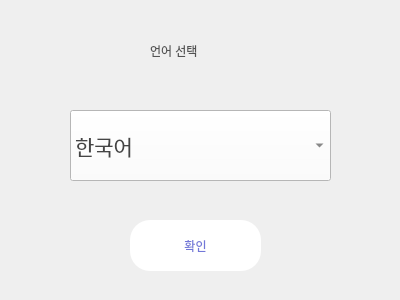
<?xml version="1.0" encoding="UTF-8"?>
<ui version="4.0">
 <class>Form</class>
 <widget class="QWidget" name="Form">
  <property name="geometry">
   <rect>
    <x>0</x>
    <y>0</y>
    <width>400</width>
    <height>300</height>
   </rect>
  </property>
  <property name="windowTitle">
   <string>Form</string>
  </property>
  <widget class="QPushButton" name="langCheck">
   <property name="geometry">
    <rect>
     <x>130</x>
     <y>220</y>
     <width>131</width>
     <height>51</height>
    </rect>
   </property>
   <property name="styleSheet">
    <string notr="true">font: 12pt &quot;이순신 돋움체 M&quot;;
border-radius: 20px;
background-color: rgb(255, 255, 255);
color:  rgb(114, 119, 216);</string>
   </property>
   <property name="text">
    <string>확인</string>
   </property>
  </widget>
  <widget class="QLabel" name="label">
   <property name="geometry">
    <rect>
     <x>150</x>
     <y>30</y>
     <width>101</width>
     <height>41</height>
    </rect>
   </property>
   <property name="styleSheet">
    <string notr="true">font: 14pt &quot;이순신 돋움체 M&quot;;
color: rgb(83, 83, 83);</string>
   </property>
   <property name="text">
    <string>언어 선택</string>
   </property>
  </widget>
  <widget class="QComboBox" name="selectLang">
   <property name="geometry">
    <rect>
     <x>70</x>
     <y>110</y>
     <width>261</width>
     <height>71</height>
    </rect>
   </property>
   <property name="layoutDirection">
    <enum>Qt::LeftToRight</enum>
   </property>
   <property name="styleSheet">
    <string notr="true">font: 16pt;

background-color: rgb(255, 255, 255);
color: rgb(69, 69, 69);</string>
   </property>
   <item>
    <property name="text">
     <string>한국어</string>
    </property>
   </item>
   <item>
    <property name="text">
     <string>영어</string>
    </property>
   </item>
   <item>
    <property name="text">
     <string>일본어</string>
    </property>
   </item>
   <item>
    <property name="text">
     <string>중국어-간체</string>
    </property>
   </item>
   <item>
    <property name="text">
     <string>중국어-번체</string>
    </property>
   </item>
   <item>
    <property name="text">
     <string>베트남어</string>
    </property>
   </item>
   <item>
    <property name="text">
     <string>인도네시아어</string>
    </property>
   </item>
   <item>
    <property name="text">
     <string>태국어</string>
    </property>
   </item>
   <item>
    <property name="text">
     <string>독일어</string>
    </property>
   </item>
   <item>
    <property name="text">
     <string>러시아어</string>
    </property>
   </item>
   <item>
    <property name="text">
     <string>스페인어</string>
    </property>
   </item>
   <item>
    <property name="text">
     <string>이탈리아어</string>
    </property>
   </item>
   <item>
    <property name="text">
     <string>프랑스어</string>
    </property>
   </item>
  </widget>
 </widget>
 <resources/>
 <connections/>
</ui>
